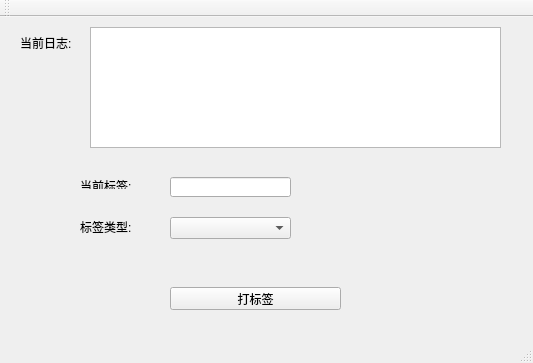
<?xml version="1.0" encoding="UTF-8"?>
<ui version="4.0">
 <class>dabiaoqianClass</class>
 <widget class="QMainWindow" name="dabiaoqianClass">
  <property name="geometry">
   <rect>
    <x>0</x>
    <y>0</y>
    <width>533</width>
    <height>363</height>
   </rect>
  </property>
  <property name="windowTitle">
   <string>dabiaoqian</string>
  </property>
  <widget class="QWidget" name="centralWidget">
   <widget class="QPushButton" name="nameType_pushButton">
    <property name="geometry">
     <rect>
      <x>170</x>
      <y>270</y>
      <width>171</width>
      <height>23</height>
     </rect>
    </property>
    <property name="text">
     <string>打标签</string>
    </property>
   </widget>
   <widget class="QLabel" name="utype_label">
    <property name="geometry">
     <rect>
      <x>80</x>
      <y>200</y>
      <width>61</width>
      <height>20</height>
     </rect>
    </property>
    <property name="text">
     <string>&lt;html&gt;&lt;head/&gt;&lt;body&gt;&lt;p&gt;标签类型:&lt;/p&gt;&lt;/body&gt;&lt;/html&gt;</string>
    </property>
   </widget>
   <widget class="QComboBox" name="utype_comboBox">
    <property name="geometry">
     <rect>
      <x>170</x>
      <y>200</y>
      <width>121</width>
      <height>22</height>
     </rect>
    </property>
   </widget>
   <widget class="QTextEdit" name="curlog_textEdit">
    <property name="geometry">
     <rect>
      <x>90</x>
      <y>10</y>
      <width>411</width>
      <height>121</height>
     </rect>
    </property>
   </widget>
   <widget class="QLabel" name="label">
    <property name="geometry">
     <rect>
      <x>20</x>
      <y>20</y>
      <width>54</width>
      <height>12</height>
     </rect>
    </property>
    <property name="text">
     <string>当前日志:</string>
    </property>
   </widget>
   <widget class="QLabel" name="label_2">
    <property name="geometry">
     <rect>
      <x>80</x>
      <y>160</y>
      <width>54</width>
      <height>12</height>
     </rect>
    </property>
    <property name="text">
     <string>&lt;html&gt;&lt;head/&gt;&lt;body&gt;&lt;p&gt;当前标签:&lt;/p&gt;&lt;/body&gt;&lt;/html&gt;</string>
    </property>
   </widget>
   <widget class="QLineEdit" name="cursig_lineEdit">
    <property name="geometry">
     <rect>
      <x>170</x>
      <y>160</y>
      <width>121</width>
      <height>20</height>
     </rect>
    </property>
   </widget>
  </widget>
  <widget class="QMenuBar" name="menuBar">
   <property name="geometry">
    <rect>
     <x>0</x>
     <y>0</y>
     <width>533</width>
     <height>23</height>
    </rect>
   </property>
  </widget>
  <widget class="QToolBar" name="mainToolBar">
   <attribute name="toolBarArea">
    <enum>TopToolBarArea</enum>
   </attribute>
   <attribute name="toolBarBreak">
    <bool>false</bool>
   </attribute>
  </widget>
  <widget class="QStatusBar" name="statusBar"/>
 </widget>
 <layoutdefault spacing="6" margin="11"/>
 <resources>
  <include location="dabiaoqian.qrc"/>
 </resources>
 <connections/>
</ui>
